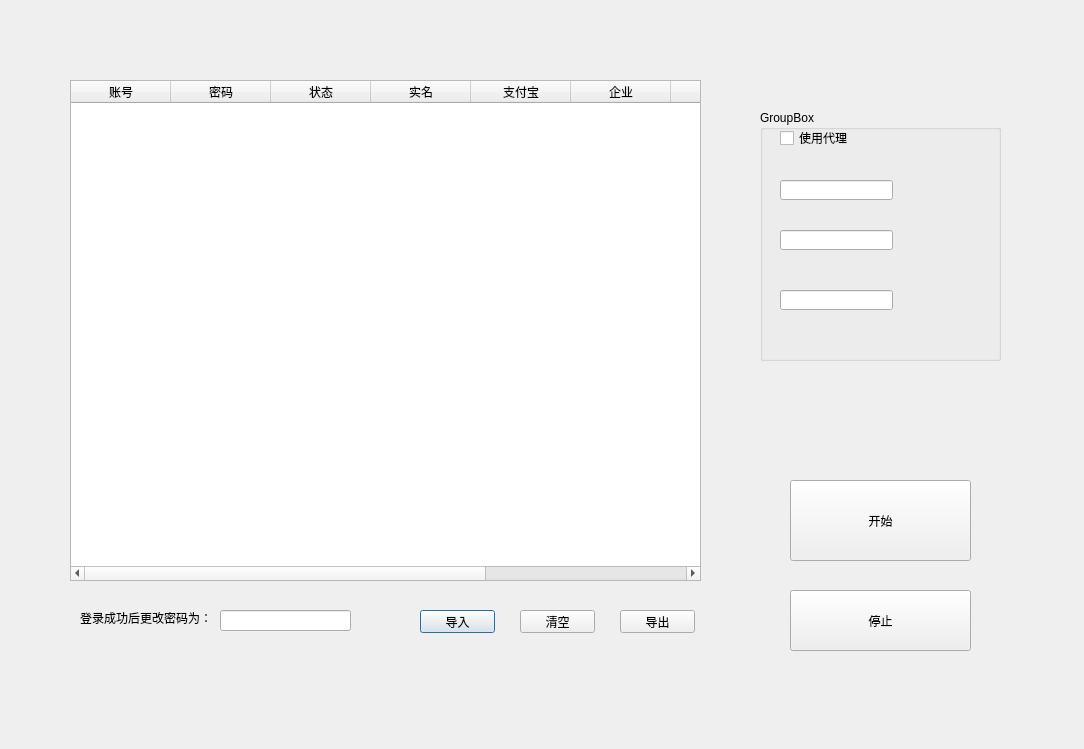
<?xml version="1.0" encoding="UTF-8"?>
<ui version="4.0">
 <class>Dialog</class>
 <widget class="QDialog" name="Dialog">
  <property name="geometry">
   <rect>
    <x>0</x>
    <y>0</y>
    <width>1084</width>
    <height>749</height>
   </rect>
  </property>
  <property name="windowTitle">
   <string>Dialog</string>
  </property>
  <widget class="QTableWidget" name="tableWidget">
   <property name="geometry">
    <rect>
     <x>70</x>
     <y>80</y>
     <width>631</width>
     <height>501</height>
    </rect>
   </property>
   <column>
    <property name="text">
     <string>账号</string>
    </property>
   </column>
   <column>
    <property name="text">
     <string>密码</string>
    </property>
   </column>
   <column>
    <property name="text">
     <string>状态</string>
    </property>
   </column>
   <column>
    <property name="text">
     <string>实名</string>
    </property>
   </column>
   <column>
    <property name="text">
     <string>支付宝</string>
    </property>
   </column>
   <column>
    <property name="text">
     <string>企业</string>
    </property>
   </column>
   <column>
    <property name="text">
     <string>人脸</string>
    </property>
   </column>
   <column>
    <property name="text">
     <string>余额</string>
    </property>
   </column>
   <column>
    <property name="text">
     <string>改密码</string>
    </property>
   </column>
  </widget>
  <widget class="QGroupBox" name="groupBox">
   <property name="geometry">
    <rect>
     <x>760</x>
     <y>110</y>
     <width>241</width>
     <height>251</height>
    </rect>
   </property>
   <property name="title">
    <string>GroupBox</string>
   </property>
   <widget class="QLineEdit" name="address">
    <property name="geometry">
     <rect>
      <x>20</x>
      <y>70</y>
      <width>113</width>
      <height>20</height>
     </rect>
    </property>
   </widget>
   <widget class="QCheckBox" name="checkBox">
    <property name="geometry">
     <rect>
      <x>20</x>
      <y>20</y>
      <width>71</width>
      <height>16</height>
     </rect>
    </property>
    <property name="text">
     <string>使用代理</string>
    </property>
   </widget>
   <widget class="QLineEdit" name="username">
    <property name="geometry">
     <rect>
      <x>20</x>
      <y>120</y>
      <width>113</width>
      <height>20</height>
     </rect>
    </property>
   </widget>
   <widget class="QLineEdit" name="password">
    <property name="geometry">
     <rect>
      <x>20</x>
      <y>180</y>
      <width>113</width>
      <height>20</height>
     </rect>
    </property>
   </widget>
  </widget>
  <widget class="QPushButton" name="input">
   <property name="geometry">
    <rect>
     <x>420</x>
     <y>610</y>
     <width>75</width>
     <height>23</height>
    </rect>
   </property>
   <property name="text">
    <string>导入</string>
   </property>
  </widget>
  <widget class="QPushButton" name="output">
   <property name="geometry">
    <rect>
     <x>620</x>
     <y>610</y>
     <width>75</width>
     <height>23</height>
    </rect>
   </property>
   <property name="text">
    <string>导出</string>
   </property>
  </widget>
  <widget class="QPushButton" name="clear">
   <property name="geometry">
    <rect>
     <x>520</x>
     <y>610</y>
     <width>75</width>
     <height>23</height>
    </rect>
   </property>
   <property name="text">
    <string>清空</string>
   </property>
  </widget>
  <widget class="QLineEdit" name="lineEdit_6">
   <property name="geometry">
    <rect>
     <x>220</x>
     <y>610</y>
     <width>131</width>
     <height>21</height>
    </rect>
   </property>
  </widget>
  <widget class="QLabel" name="label">
   <property name="geometry">
    <rect>
     <x>80</x>
     <y>610</y>
     <width>141</width>
     <height>16</height>
    </rect>
   </property>
   <property name="text">
    <string>登录成功后更改密码为：</string>
   </property>
  </widget>
  <widget class="QPushButton" name="start">
   <property name="geometry">
    <rect>
     <x>790</x>
     <y>480</y>
     <width>181</width>
     <height>81</height>
    </rect>
   </property>
   <property name="text">
    <string>开始</string>
   </property>
  </widget>
  <widget class="QPushButton" name="stop">
   <property name="geometry">
    <rect>
     <x>790</x>
     <y>590</y>
     <width>181</width>
     <height>61</height>
    </rect>
   </property>
   <property name="text">
    <string>停止</string>
   </property>
  </widget>
 </widget>
 <resources/>
 <connections/>
</ui>
